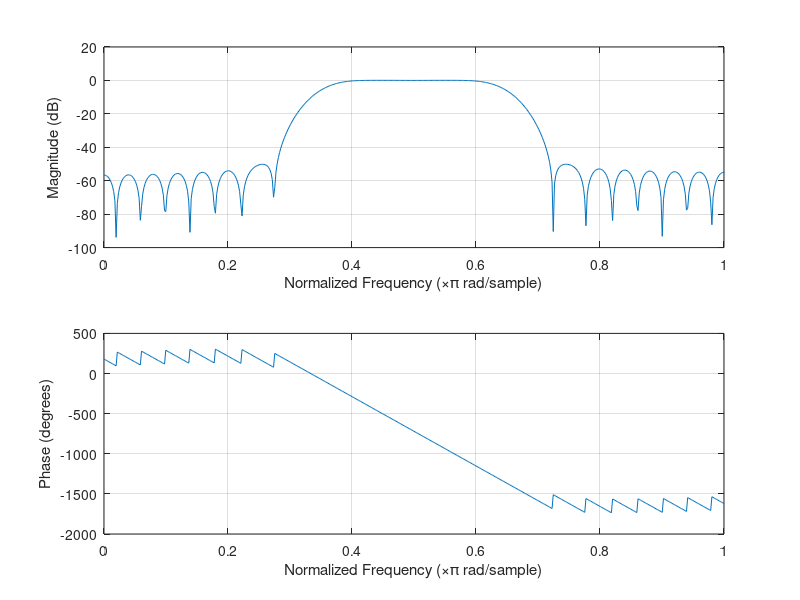

MATLAB code for this plot: (Note: this script raises an error after producing the figure.)
%% LAB 2: The Z-transform and filter design
% Flàvia Ferrús Marimón

%% EXAMPLE 1

% Let's consider an initial FIR filter 
% by windowing using the function fir1

% Low pass band with 48º and 
% 0.35 pi < omega < 0.65pi rad

b = fir1(48, [0.35 0.65]);
freqz(b,1,512)

%c = fir2(48, [0.35 0.65]);
%freqz(c,1,512)


% Consider a custom low pass filter 
% on a generated signal:
load chirp.mat

t = (0:length(y) - 1)/Fs;
blo = fir1(34, 0.48, chebwin(35, 30));

outlo = filter(blo, 1, y);
subplot(2,1,1)
plot(t, y)
title('Original Signal')
ys = ylim;

subplot(2,1,2)
plot(t, outlo)
title('Lowpass Filtered Signal')
xlabel('Time (s)')
ylim(ys)

blo = fir1(34, 0.48, chebwin(35, 30));
outlo_b = filter(b, 1, y);
subplot(2,1,1)
plot(t, y)
title('Original Signal')

ys = ylim;
subplot(2,1,2)
plot(t, outlo_b)
title('Lowpass Filtered Signal')
xlabel('Time (s)')
ylim(ys)

freqz(blo,1,512)


%% EXERCISE 1 
% Not used: 

%% Using the fir1 function:

% Define the values of theta and the filter order
theta = pi/6;
N = 2;
theta_d = 180/6;
% Compute and plot the frequency response using freqz
%[H, omega] = freqz(b, 1, 1000, 'whole');
%magnitude_H = abs(H);

% Plot the magnitude of the frequency response
%plot(omega, magnitude_H);
%title('Magnitude of the Filter Frequency Response');
%xlabel('\omega');
%ylabel('|H(e^{i\omega})|');
%axis([-pi pi 0 1.5]);
%grid on;


blo = fir1(theta, [0.35 0.65]);
[H, omega] = freqz(blo,1,512);
plot(omega, abs(H));
title('Magnitude of the Filter Frequency Response');
xlabel('\omega');
ylabel('|H(e^{i\omega})|');
axis([-pi pi 0 1.5]);
grid on;


